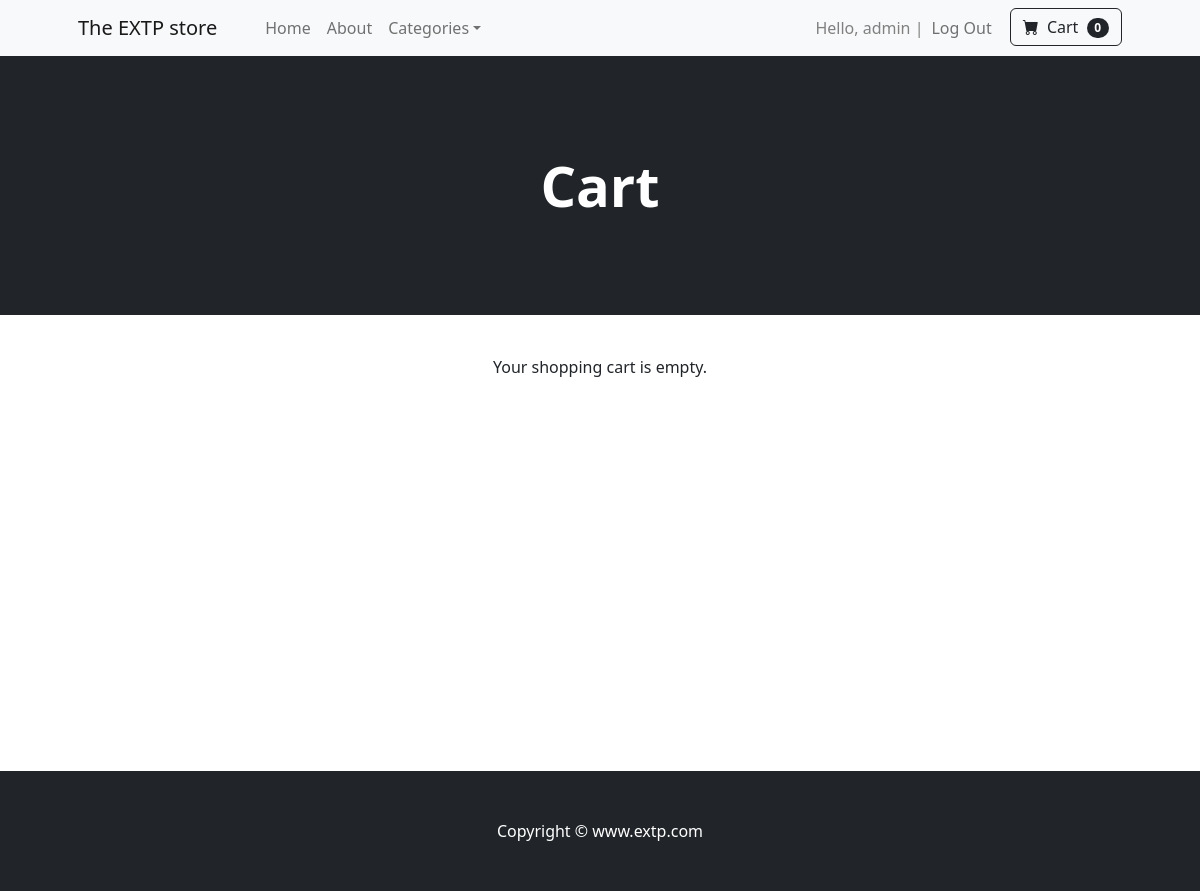
/cart/ (signed in), run on an earlier commit of the app's database.
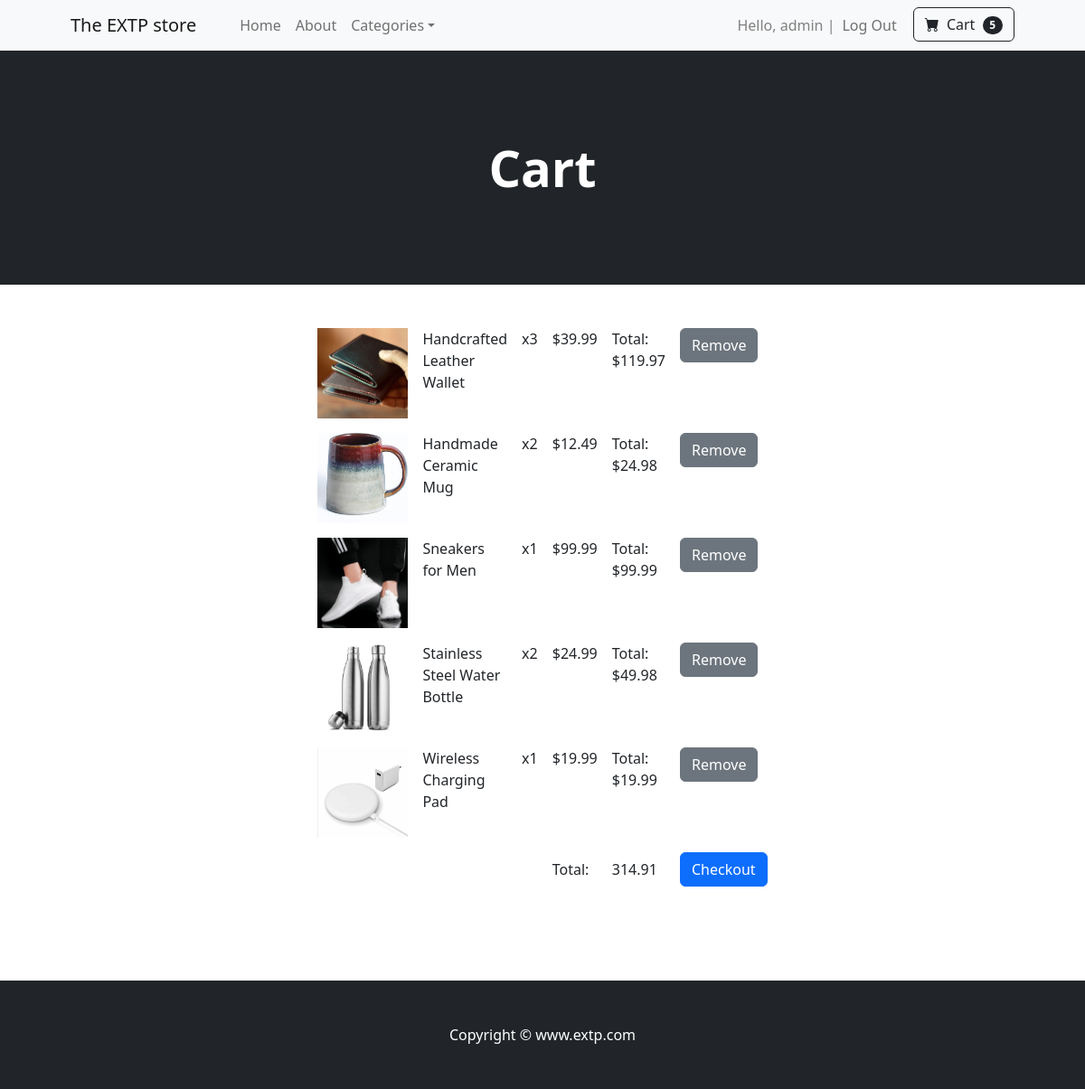
And on a later commit of the database.
### cart/models.py (models this page shows, shortened)
class Cart(models.Model):
    user = models.ForeignKey(User, on_delete=models.CASCADE)
    product = models.ForeignKey(Product, on_delete=models.CASCADE)
    quantity = models.IntegerField(default=1)
    @property
    def total_item_price(self):
        return self.quantity * self.product.price

### ecommerce/models.py (models this page shows)
class Product(models.Model):
    product_name = models.CharField(max_length=100)
    category = models.ForeignKey(Category, on_delete=models.SET_NULL, blank=True, null=True)
    description = models.TextField()
    image = models.ImageField(upload_to='product_images/', blank=True, null=True)
    created_at = models.DateTimeField(auto_now_add=True)
    price = models.DecimalField(max_digits=6, decimal_places=2)
    def __str__(self):
        return self.product_name

### cart/views.py (the view)
# urls.py: path('', views.cart_details, name='cart_details'),
@login_required
def cart_details(request):
    cart_items = Cart.objects.filter(user=request.user)
    total_price = sum(item.quantity * item.product.price for item in cart_items)
    return render(request, "cart/cart_details.html", {"cart_items": cart_items, "total_price": total_price})

### ecommerce/views.py (called while the page is built)
def custom_context(request):
    categories = models.Category.objects.all()
    if request.user.is_authenticated:
        quantity_cart = Cart.objects.filter(user=request.user).count()
    else:
        quantity_cart = 0
    return {'categories': categories, "quantity_cart": quantity_cart}

### templates/cart/cart_details.html (shortened to what this page needs)
{% extends "base.html" %}
{% block content %}
    <header class="bg-dark py-5">
        <div class="container px-4 px-lg-5 my-5">
            <div class="text-center text-white">
                <h1 class="display-4 fw-bolder">Cart</h1>
            </div>
        </div>
    </header>
    <div style="display: flex; justify-content: center; margin: 20px 160px 40px 160px; padding: 20px 260px 40px 260px;">
    {% if cart_items %}
        <br><br><br><br><br><br><br><br><br><br><br><br><br><br>
        <table class="table table-borderless">
            <tbody>
                {% for item in cart_items %}
                    <tr>
                        <td><img src="{{ item.product.image.url }}" alt="product" width="100" height="100"></td>
                        <td>{{ item.product }}</td>
                        <td>x{{ item.quantity }}</td>
                        <td>${{ item.product.price }}</td>
                        <td>Total: ${{ item.total_item_price }}</td>
                        <td><a href="{% url 'cart:remove_from_cart' item.id %}"><button class="btn btn-secondary" >Remove</button></a></td>
                    </tr>
                {% endfor %}
            </tbody>
            <tfoot>
                <tr>
                    <td colspan="3"></td>
                    <td>Total:</td>
                    <td>{{ total_price }}</td>
                    <td><a href="#" class="btn btn-primary">Checkout</a></td>
                </tr>
            </tfoot>
        </table>
    {% else %}
    <br><br><br><br><br><br><br><br><br><br><br><br><br><br>
        <p>Your shopping cart is empty.</p>
    {% endif %}
    </div>
{% endblock %}

### templates/base.html (shortened to what this page needs)
{% load static %}
<!DOCTYPE html>
<html lang="en">
    <head>
        <link href="https://cdn.jsdelivr.net/npm/bootstrap-icons@1.5.0/font/bootstrap-icons.css" rel="stylesheet" />
        <link href="{% static 'css/styles.css' %}" rel="stylesheet" />
    </head>
    <body>
        <nav class="navbar navbar-expand-lg navbar-light bg-light">
            <div class="container px-4 px-lg-5">
                <a class="navbar-brand" href="{% url 'ecommerce:home' %}">The EXTP store</a>
                <div class="collapse navbar-collapse" id="navbarSupportedContent">
                    <ul class="navbar-nav me-auto mb-2 mb-lg-0 ms-lg-4">
                        <li class="nav-item"><a class="nav-link" aria-current="page" href="{% url 'ecommerce:home' %}">Home</a></li>
                        <li class="nav-item"><a class="nav-link" href="{% url 'ecommerce:about' %}">About</a></li>
                        <li class="nav-item dropdown">
                            <a class="nav-link dropdown-toggle" id="navbarDropdown" href="#" role="button" data-bs-toggle="dropdown" aria-expanded="false">Categories</a>
                        </li>
                    </ul>
                    <ul class="navbar-nav mb-2 mb-lg-0">
                        {% if user.is_authenticated %}
                            <li class="nav-item">
                                <div class="d-flex align-items-center">
                                    <p class="mb-0 mr-2" style="color: gray;">Hello, {{ user.username }} |</p>
                                    <a class="nav-link" style="margin-right: 10px;" href="{% url 'user:logout' %}">Log Out</a>
                                </div>
                            </li>
                        {% else %}
                            <li class="nav-item"><a class="nav-link" href="{% url 'user:login' %}">Sign In</a></li>
                            <li class="nav-item" style="margin-right: 10px;"><a class="nav-link" href="{% url 'user:registration' %}">Sign Up</a></li>
                        {% endif %}
                        <li class="nav-item">
                            <a href="{% url 'cart:cart_details' %}">
                                <button class="btn btn-outline-dark" type="submit">
                                    <i class="bi-cart-fill me-1"></i>
                                    Cart
                                    <span class="badge bg-dark text-white ms-1 rounded-pill">{{ quantity_cart }}</span>
                                </button>
                            </a>
                        </li>
                    </ul>
                </div>
            </div>
        </nav>
        {% block content %}
        {% endblock %}
        <footer class="py-5 bg-dark"  >
            <div class="container"><p class="m-0 text-center text-white">Copyright &copy; www.extp.com </p></div>
        </footer>
    </body>
</html>

What changed in the data, as far as the page shows it:
added Cart: product.image (picture), product "Handcrafted Leather Wallet", quantity "3", product.price "39.99", total_item_price "119.97"
added Cart: product.image (picture), product "Handmade Ceramic Mug", quantity "2", product.price "12.49", total_item_price "24.98"
added Cart: product.image (picture), product "Sneakers for Men", quantity "1", product.price "99.99", total_item_price "99.99"
added Cart: product.image (picture), product "Stainless Steel Water Bottle", quantity "2", product.price "24.99", total_item_price "49.98"
added Cart: product.image (picture), product "Wireless Charging Pad", quantity "1", product.price "19.99", total_item_price "19.99"
Also different on the page:
{{ quantity_cart }}: "0" → "5"
{{ total_price }}: (not shown) → "314.91"
text no longer shown: "Your shopping cart is empty."
text now shown: "Total: Checkout"
